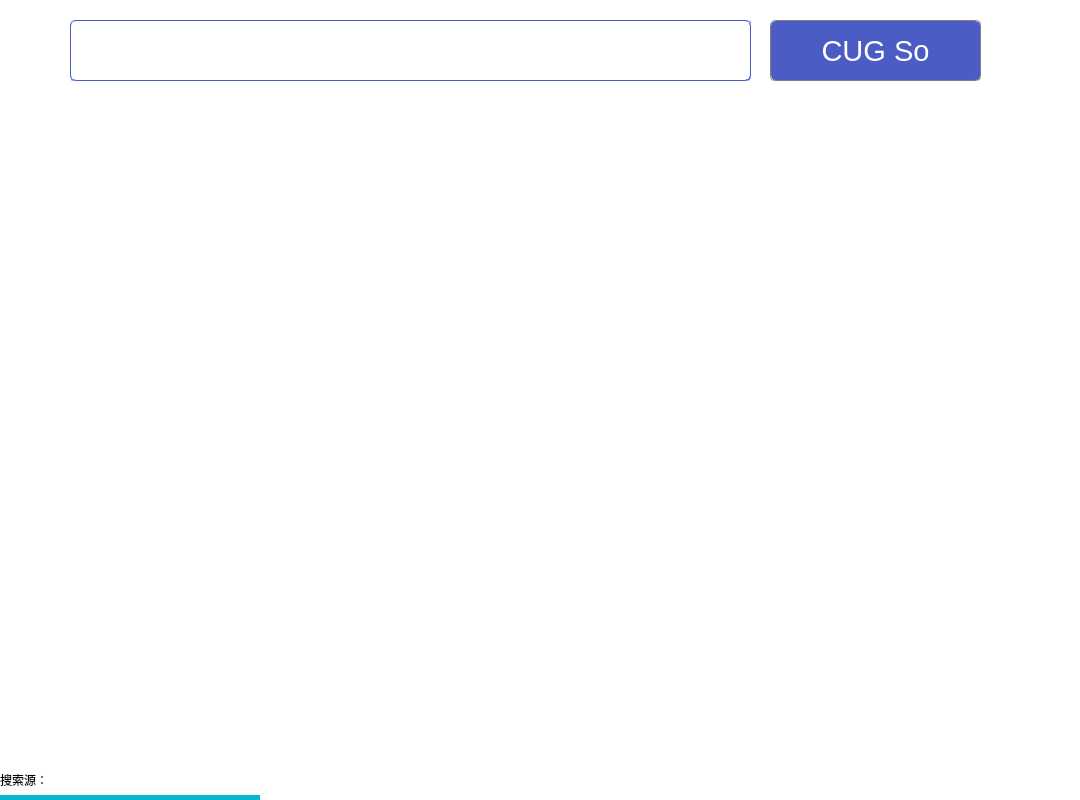
<?xml version="1.0" encoding="UTF-8"?>
<ui version="4.0">
 <class>Widget</class>
 <widget class="QWidget" name="Widget">
  <property name="geometry">
   <rect>
    <x>0</x>
    <y>0</y>
    <width>1080</width>
    <height>800</height>
   </rect>
  </property>
  <property name="minimumSize">
   <size>
    <width>1080</width>
    <height>800</height>
   </size>
  </property>
  <property name="maximumSize">
   <size>
    <width>1080</width>
    <height>800</height>
   </size>
  </property>
  <property name="font">
   <font>
    <family>微软雅黑</family>
   </font>
  </property>
  <property name="windowTitle">
   <string>CUG So</string>
  </property>
  <property name="styleSheet">
   <string notr="true">background-color: rgb(255, 255, 255);
</string>
  </property>
  <widget class="QProgressBar" name="progressBar">
   <property name="geometry">
    <rect>
     <x>0</x>
     <y>795</y>
     <width>1081</width>
     <height>5</height>
    </rect>
   </property>
   <property name="minimumSize">
    <size>
     <width>0</width>
     <height>5</height>
    </size>
   </property>
   <property name="font">
    <font>
     <family>Microsoft YaHei UI</family>
    </font>
   </property>
   <property name="autoFillBackground">
    <bool>false</bool>
   </property>
   <property name="styleSheet">
    <string notr="true"> QProgressBar {
     border-radius: 5px;
	 color: transparent;

 }

 QProgressBar::chunk {
     background-color: #05B8CC;
	 color: transparent;
     width: 10px;
 }</string>
   </property>
   <property name="value">
    <number>24</number>
   </property>
   <property name="alignment">
    <set>Qt::AlignCenter</set>
   </property>
   <property name="textVisible">
    <bool>true</bool>
   </property>
   <property name="textDirection">
    <enum>QProgressBar::TopToBottom</enum>
   </property>
  </widget>
  <widget class="QTextBrowser" name="textBrowser">
   <property name="geometry">
    <rect>
     <x>0</x>
     <y>120</y>
     <width>1080</width>
     <height>631</height>
    </rect>
   </property>
   <property name="minimumSize">
    <size>
     <width>0</width>
     <height>0</height>
    </size>
   </property>
   <property name="maximumSize">
    <size>
     <width>1080</width>
     <height>720</height>
    </size>
   </property>
   <property name="font">
    <font>
     <family>Microsoft YaHei UI</family>
     <pointsize>12</pointsize>
    </font>
   </property>
   <property name="styleSheet">
    <string notr="true">border-radius:5px;
padding:2px 4px;
background-color: rgba(255,255,255,255);</string>
   </property>
   <property name="horizontalScrollBarPolicy">
    <enum>Qt::ScrollBarAsNeeded</enum>
   </property>
  </widget>
  <widget class="QLabel" name="labelStatus">
   <property name="geometry">
    <rect>
     <x>0</x>
     <y>769</y>
     <width>1051</width>
     <height>21</height>
    </rect>
   </property>
   <property name="font">
    <font>
     <family>Microsoft YaHei UI</family>
    </font>
   </property>
   <property name="text">
    <string>搜索源：</string>
   </property>
  </widget>
  <widget class="QLineEdit" name="lineEditTarget">
   <property name="geometry">
    <rect>
     <x>70</x>
     <y>20</y>
     <width>681</width>
     <height>61</height>
    </rect>
   </property>
   <property name="font">
    <font>
     <family>Microsoft YaHei UI</family>
     <pointsize>14</pointsize>
    </font>
   </property>
   <property name="styleSheet">
    <string notr="true">border:1px groove #4b5cc4;
border-radius:5px;
padding:2px 4px;
background-color: rgba(255,255,255,255);</string>
   </property>
  </widget>
  <widget class="QPushButton" name="pushButtonSearch">
   <property name="geometry">
    <rect>
     <x>770</x>
     <y>20</y>
     <width>211</width>
     <height>61</height>
    </rect>
   </property>
   <property name="font">
    <font>
     <family>Microsoft YaHei UI</family>
     <pointsize>22</pointsize>
    </font>
   </property>
   <property name="styleSheet">
    <string notr="true">QPushButton#pushButtonSearch{
border:1px groove gray;
border-radius:5px;
padding:2px 4px;
color: rgb(255, 255, 255);
background-color: rgba(75,92,196, 255);
}

QPushButton#pushButtonSearch{
border:1px groove gray;
border-radius:5px;
padding:2px 4px;
color: rgb(255, 255, 255);
background-color: rgba(75,92,196, 255);
}
 
QPushButton#pushButtonSearch:pressed{
border:1px groove gray;
border-radius:5px;
padding:2px 4px;
color: rgb(255, 255, 255);
background-color: rgba(75,92,196, 255);
padding-left:6px;
padding-top:6px;
}

QPushButton#pushButtonSearch:disabled{
border:1px groove gray;
border-radius:5px;
padding:2px 4px;color: rgb(255, 255, 255);
background-color: rgba(75,92,196, 255);
padding-left:6px;
padding-top:6px;
}</string>
   </property>
   <property name="text">
    <string>CUG So</string>
   </property>
  </widget>
 </widget>
 <layoutdefault spacing="6" margin="11"/>
 <resources/>
 <connections/>
</ui>
